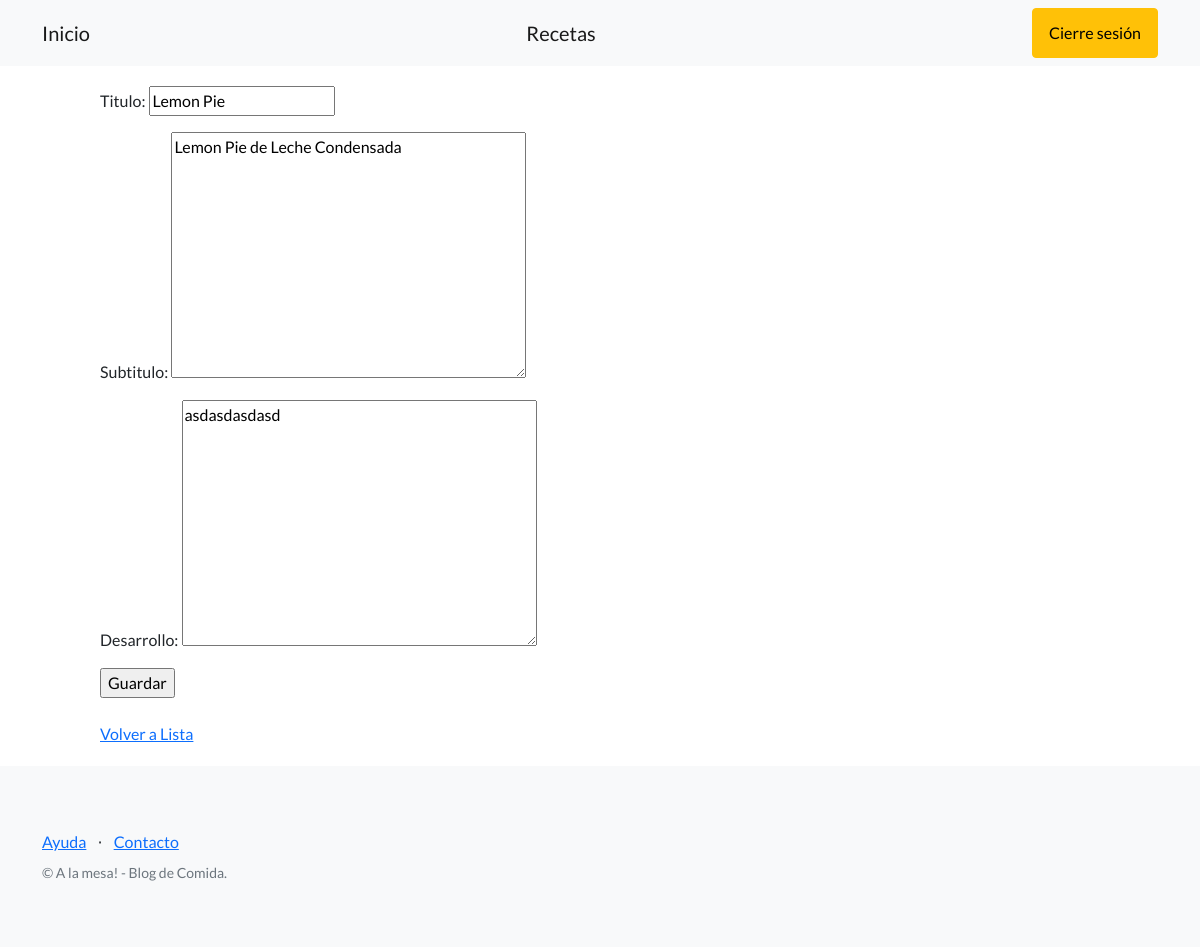
The app's page /notas/editar-articulos/1/ (signed in) with its own data.
### BlogCocina/models.py (models this page shows)
class Articulo(models.Model):
    titulo = models.CharField(max_length=256)
    subtitulo = models.TextField()
    desarrollo = models.TextField()
    autor = models.CharField(max_length=256)
    creador = models.ForeignKey(User, on_delete=models.SET_NULL, null=True)

### BlogCocina/views.py (the view)
# urls.py: path("editar-articulos/<int:pk>/", ArticuloUpdateView.as_view(), name='editar-articulos'),
class ArticuloUpdateView(LoginRequiredMixin, UpdateView):
    model = Articulo
    fields = ('titulo', 'subtitulo', 'desarrollo')
    success_url = reverse_lazy('lista-articulos')

### BlogCocina/templates/BlogCocina/articulo_form.html (shortened to what this page needs)
{% extends "BlogCocina/base.html" %}
{% block contenido %}
<form method="post">
    {{ form.as_p }}
    <input type="submit" value="Guardar" />
</form>
<br>
<a href="{% url 'lista-articulos' %}">Volver a Lista</a>
{% endblock contenido %}

### records on screen
Articulo: titulo "Lemon Pie", subtitulo "Lemon Pie de Leche Condensada", desarrollo "asdasdasdasd"
